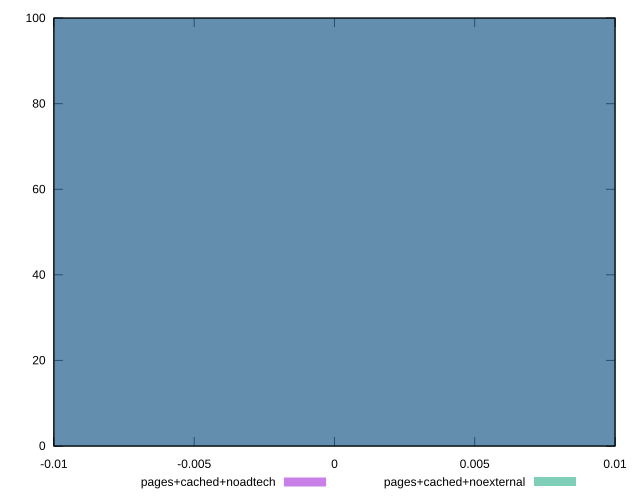

The script that saved this image:
reset
set terminal svg size 640, 500
set output "reprap/efficient-animated-content/comparison/histogram/4_vs_5.svg"

$pagesCachedNoadtech <<EOF
0 100
EOF

$pagesCachedNoexternal <<EOF
0 100
EOF

set key outside below
set boxwidth 0.1
set yrange [0:100]
set style fill transparent solid 0.5 noborder

plot \
  $pagesCachedNoadtech title "pages+cached+noadtech" with boxes, \
  $pagesCachedNoexternal title "pages+cached+noexternal" with boxes, \


reset
